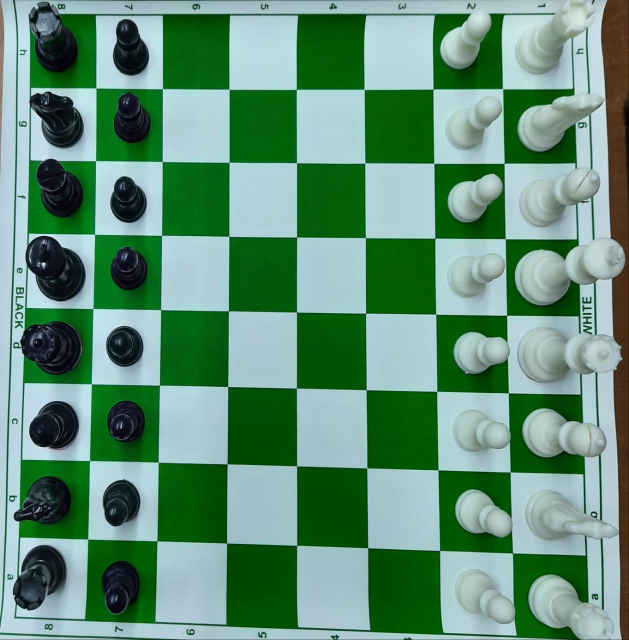
#> input picture WhatsApp Image 2019-11-25 at 6.10.04 PM.jpeg, 1258 x 1280 px, given in place of the camera (shown at 1/2 size)
$ python nov4.py
#> lines starting #> are read from the running program, lines starting #| are printed output that depends on the picture; after the words box and inside, x2 and y2 are one past the last pixel; in counts of white or black regions, pixels touching at a corner belong together
import cv2
import numpy as np
def nothing(q):

    pass

# [6 lines of commented-out code are left out]

cv2.namedWindow('hsv')

cv2.createTrackbar('L1','hsv',0,255,nothing)
#> slider 'L1' is set to 51
cv2.createTrackbar('H1','hsv',0,255,nothing)
#> slider 'H1' is set to 85
cv2.createTrackbar('L2','hsv',0,255,nothing)
#> slider 'L2' is set to 51
cv2.createTrackbar('H2','hsv',0,255,nothing)
#> slider 'H2' is set to 255
cv2.createTrackbar('L3','hsv',0,255,nothing)
#> slider 'L3' is set to 51
cv2.createTrackbar('H3','hsv',0,255,nothing)
#> slider 'H3' is set to 85


cap=cv2.VideoCapture(0)
while True:
    _,frame=cap.read()
#> frame is the input picture: shape (1280, 1258, 3); mean B, G, R 118.4, 144, 97.5
    hsv=cv2.cvtColor(frame,cv2.COLOR_BGR2HSV)
#> hsv: shape (1280, 1258, 3); mean H, S, V 80.3, 124.2, 148
    L1=cv2.getTrackbarPos('L1','hsv')
    H1=cv2.getTrackbarPos('H1','hsv')
    L3=cv2.getTrackbarPos('L3','hsv')
    H2=cv2.getTrackbarPos('H2','hsv')
    L2=cv2.getTrackbarPos('L2','hsv')
    H3=cv2.getTrackbarPos('H3','hsv')

    mask=cv2.inRange(hsv,np.array([L1,L2,L3]),np.array([H1,H2,H3]))
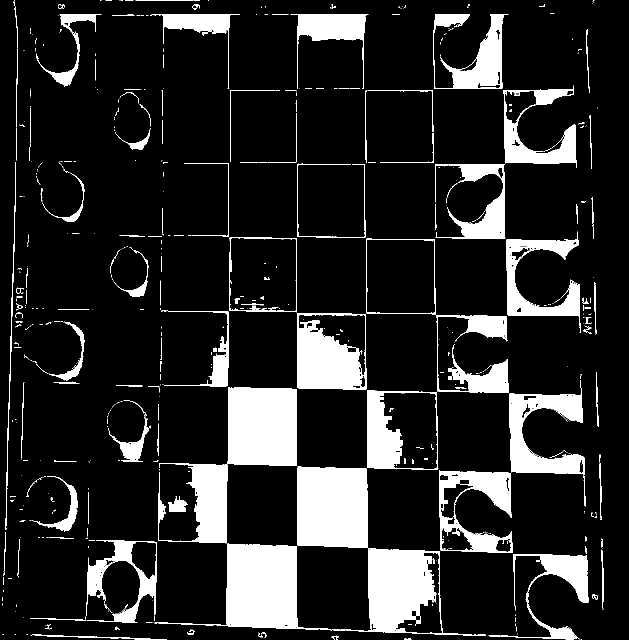
#> mask: shape (1280, 1258) (shown at 1/2 size); 14.7% white; 637 white regions (485 under 20 px), largest, box (x1, y1, x2, y2) and area: (309, 1087, 681, 1261) 23574, (595, 933, 736, 1096) 22101, (455, 774, 594, 932) 21118
    res = cv2.bitwise_and(frame,frame, mask= mask)
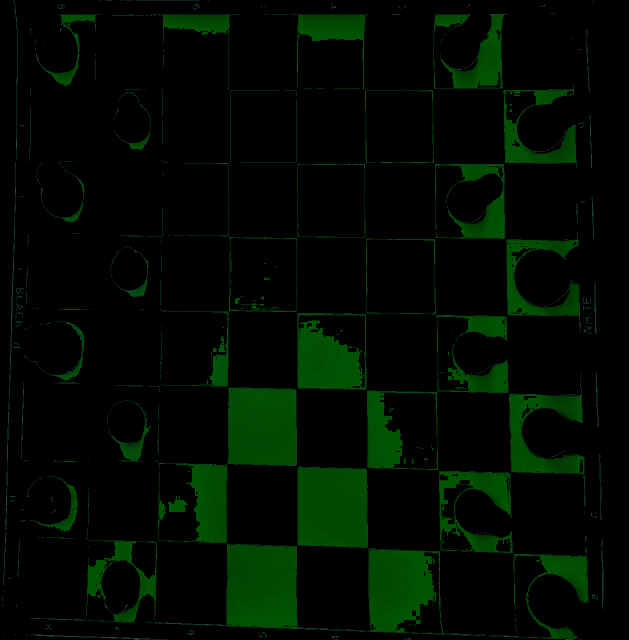
#> res: shape (1280, 1258, 3) (shown at 1/2 size); mean B, G, R 0.9, 11.1, 0.4
    mask1=cv2.medianBlur(mask,3)
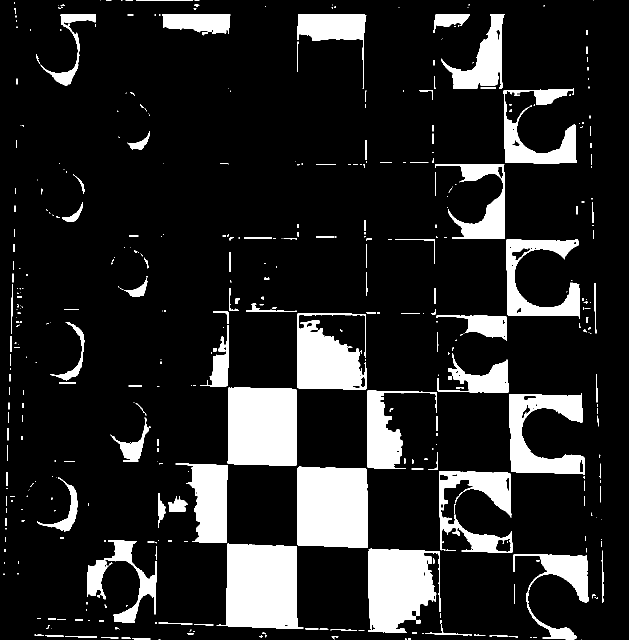
#> mask1: shape (1280, 1258) (shown at 1/2 size); 14.2% white; 438 white regions (263 under 20 px), largest, box (x1, y1, x2, y2) and area: (433, 1087, 607, 1258) 23213, (595, 933, 736, 1096) 22098, (455, 775, 594, 932) 21121

    kernel=np.ones((4,4),np.uint8)
    mask = cv2.morphologyEx(mask, cv2.MORPH_OPEN, kernel)
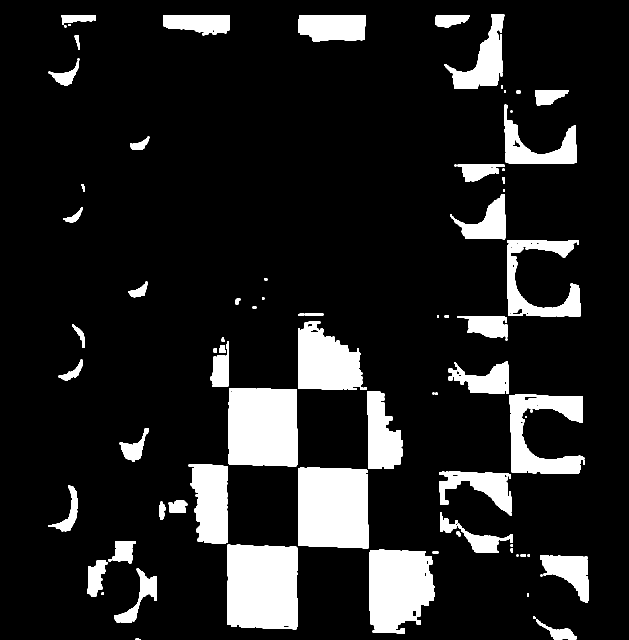
#> mask: shape (1280, 1258) (shown at 1/2 size); 13% white; 88 white regions (13 under 20 px), largest, box (x1, y1, x2, y2) and area: (454, 1089, 596, 1259) 22963, (596, 934, 737, 1097) 22090, (456, 776, 595, 933) 21102


    cv2.imshow('org',frame)
    cv2.imshow('mask',mask)
    cv2.imshow('solo',res)
    k = cv2.waitKey(5) & 0xFF
#> (key Esc is pressed here)
    if k == 27:
        break

cv2.destroyAllWindows()
cap.release()
